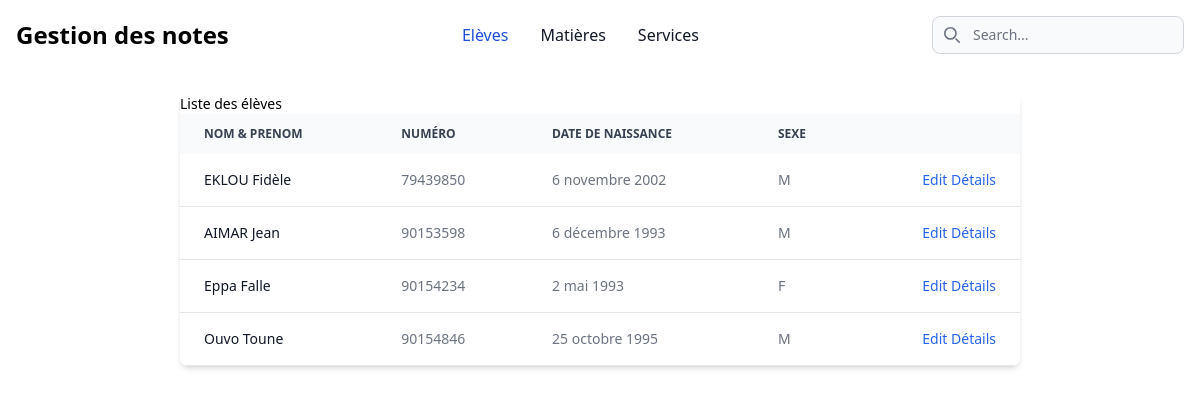
The app's page /notes/eleves/, older data.
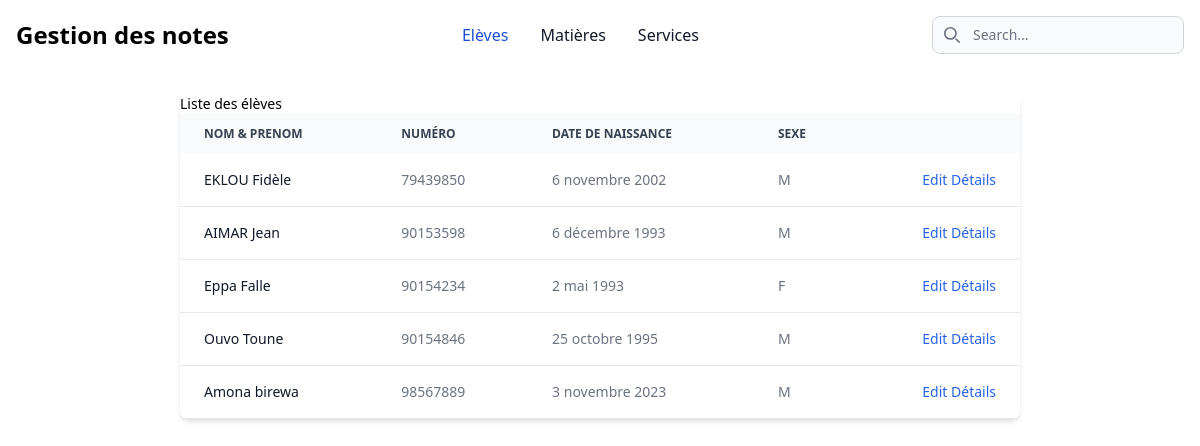
The same page, newer data.
### notes/models.py (models this page shows, shortened)
class Personne(models.Model):
    nom = models.CharField(max_length=50)
    prenom = models.CharField(max_length=50)
    date_naissance = models.DateField()
    sexe = models.CharField(max_length=100,choices=(('M','Masculin'),('F','Feminin')))
    class Meta:
        abstract = True

class Eleve(Personne):
    id = models.IntegerField(primary_key=True)
    niveau = models.ForeignKey(Niveau,on_delete=models.CASCADE)
    class Meta:
        verbose_name_plural = "Elèves"

### notes/views.py (the view)
# urls.py: path('eleves/', views.eleves, name="eleves"),
def eleves(request):
    eleves  = Eleve.objects.all()
    return render(request, 'eleves/index.html', {'eleves': eleves})

### notes/templates/eleves/index.html (shortened to what this page needs)
{% extends 'notes/index.html' %}
{% block content %}
<div class="relative overflow-x-auto shadow-md sm:rounded-lg">
    <h2 class="text-sm">Liste des élèves</h2>
    <table class="w-full text-sm text-left text-gray-500 dark:text-gray-400">
        <thead class="text-xs text-gray-700 uppercase bg-gray-50 dark:bg-gray-700 dark:text-gray-400">
            <tr>
                <th scope="col" class="px-6 py-3">Nom & Prenom</th>
                <th scope="col" class="px-6 py-3">Numéro</th>
                <th scope="col" class="px-6 py-3">date de naissance</th>
                <th scope="col" class="px-6 py-3">Sexe</th>
                <th scope="col" class="px-6 py-3">
                </th>
            </tr>
        </thead>
        <tbody>
            {% for eleve in eleves %}
            <tr class="bg-white border-b dark:bg-gray-800 dark:border-gray-700 hover:bg-gray-50 dark:hover:bg-gray-600">
                <th scope="row" class="px-6 py-4 font-medium text-gray-900 whitespace-nowrap dark:text-white">
                    {{ eleve.nom }} {{ eleve.prenom }}
                </th>
                <td class="px-6 py-4">{{ eleve.id }}</td>
                <td class="px-6 py-4">{{ eleve.date_naissance }}</td>
                <td class="px-6 py-4">{{ eleve.sexe }}</td>
                <td class="px-6 py-4 text-right">
                    <a href="#" class="font-medium text-blue-600 dark:text-blue-500 hover:underline">Edit</a>
                    <a href="{% url 'notes:eleve' eleve.id %} "
                        class="font-medium text-blue-600 dark:text-blue-500 hover:underline">Détails</a>
                </td>
            </tr>
            {% endfor %}
        </tbody>
    </table>
</div>
{% endblock content %}

Row changes from the older to the newer data that the page shows:
added Eleve: nom "Amona", prenom "birewa", id "98567889", date_naissance "3 novembre 2023", sexe "M"
